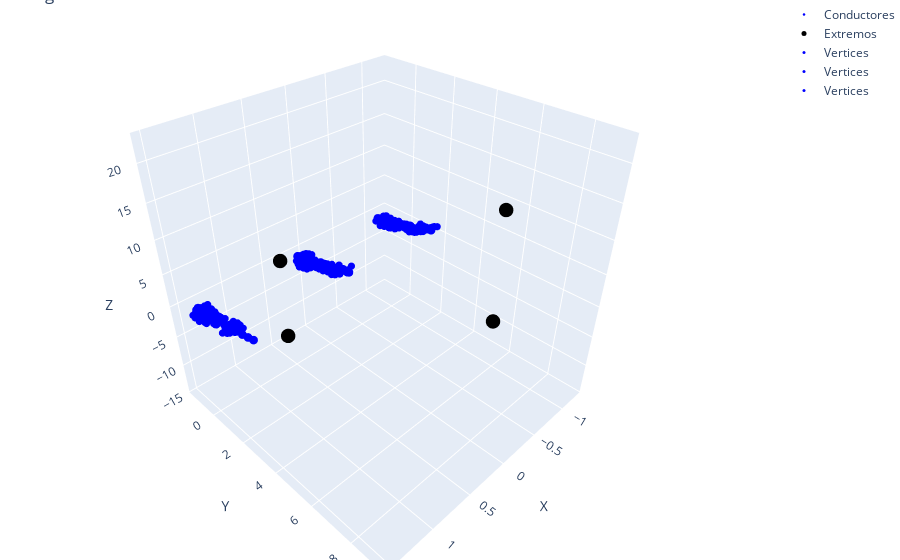
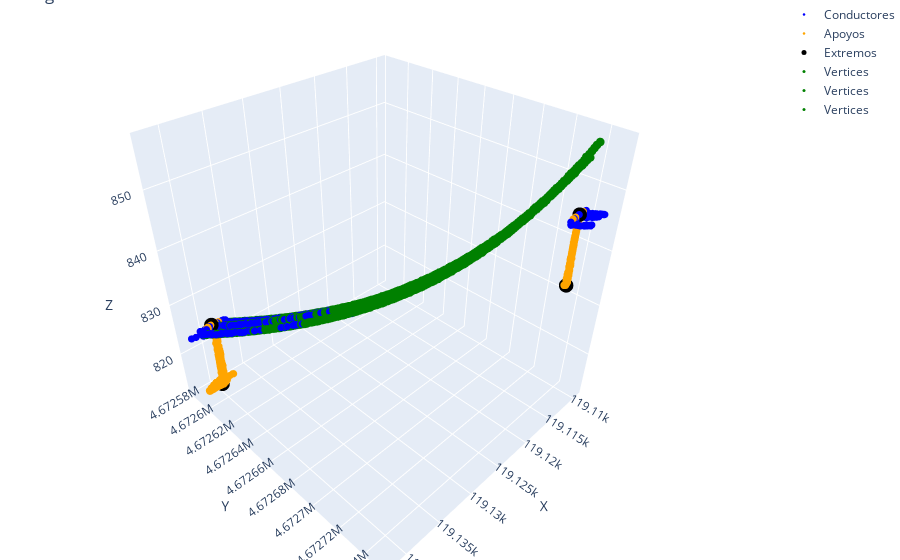
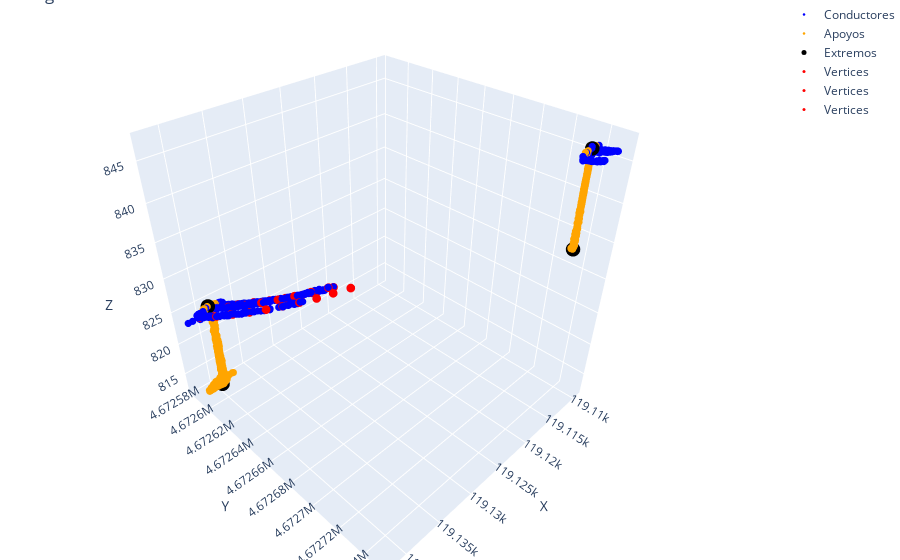

Write notebook code for charts like these, in order.
### Code cell
testing_pipeline(data, ["G_13645720_13645976"])

### Figure 1 — Plotly figure (JSON) as saved in the notebook; plotly's stock layout.template omitted (floating-point values rounded to 4 significant figures; data arrays with more than 128 entries replaced by an {"elided": "..."} marker saying what was removed)
{"data": [{"marker": {"color": "blue", "size": 2.5}, "mode": "markers", "name": "Conductores", "type": "scatter3d", "x": {"elided": "400 float values"}, "y": {"elided": "400 float values"}, "z": {"elided": "400 float values"}}, {"marker": {"color": "black", "size": 5}, "mode": "markers", "name": "Extremos", "type": "scatter3d", "x": [0.3273, 0.3273, 0.3273, 0.3273], "y": [9.207, 9.207, -1.434, -1.434], "z": [9.513, 22.44, -14.02, -0.2602]}, {"marker": {"color": "blue", "size": 3}, "mode": "markers", "name": "Vertices", "type": "scatter3d", "x": [1.35, 1.353, 1.36, 1.37, 1.383, 1.4, 1.42, 1.443, 1.47, 1.5], "y": [-1.43, -0.913, -0.3957, 0.1216, 0.6389, 1.156, 1.673, 2.191, 2.708, 3.225], "z": [-1.256, -0.9837, -0.6316, -0.1999, 0.3114, 0.9024, 1.573, 2.324, 3.154, 4.064]}, {"marker": {"color": "blue", "size": 3}, "mode": "markers", "name": "Vertices", "type": "scatter3d", "x": [0.1015, 0.1146, 0.1276, 0.1407, 0.1537, 0.1668, 0.1798, 0.1929], "y": [-1.388, -0.8704, -0.3523, 0.1658, 0.6839, 1.202, 1.72, 2.238], "z": [-0.7917, -0.4894, -0.1054, 0.3605, 0.9083, 1.538, 2.25, 3.044]}, {"marker": {"color": "blue", "size": 3}, "mode": "markers", "name": "Vertices", "type": "scatter3d", "x": [-1.129, -1.118, -1.107, -1.096, -1.085, -1.074, -1.063, -1.052], "y": [-1.424, -0.9226, -0.4216, 0.07936, 0.5803, 1.081, 1.582, 2.083], "z": [-1.234, -0.993, -0.6727, -0.2735, 0.2046, 0.7617, 1.398, 2.113]}], "layout": {"margin": {"b": 0, "l": 0, "r": 0, "t": 0}, "scene": {"xaxis": {"title": {"text": "X"}}, "yaxis": {"title": {"text": "Y"}}, "zaxis": {"title": {"text": "Z"}}}, "title": {"text": "good fit"}}}

### Figure 2 — Plotly figure (JSON) as saved in the notebook; plotly's stock layout.template omitted (floating-point values rounded to 4 significant figures; data arrays with more than 128 entries replaced by an {"elided": "..."} marker saying what was removed)
{"data": [{"marker": {"color": "blue", "size": 2.5}, "mode": "markers", "name": "Conductores", "type": "scatter3d", "x": {"elided": "634 float values"}, "y": {"elided": "634 float values"}, "z": {"elided": "634 float values"}}, {"marker": {"color": "orange", "size": 2.5}, "mode": "markers", "name": "Apoyos", "type": "scatter3d", "x": {"elided": "600 float values"}, "y": {"elided": "600 float values"}, "z": {"elided": "600 float values"}}, {"marker": {"color": "black", "size": 5}, "mode": "markers", "name": "Extremos", "type": "scatter3d", "x": [119100.0, 119100.0, 119100.0, 119100.0], "y": [4673000.0, 4673000.0, 4673000.0, 4673000.0], "z": [834.7, 846.9, 812.7, 825.6]}, {"marker": {"color": "green", "size": 3}, "mode": "markers", "name": "Vertices", "type": "scatter3d", "x": {"elided": "200 float values"}, "y": {"elided": "200 float values"}, "z": {"elided": "200 float values"}}, {"marker": {"color": "green", "size": 3}, "mode": "markers", "name": "Vertices", "type": "scatter3d", "x": {"elided": "200 float values"}, "y": {"elided": "200 float values"}, "z": {"elided": "200 float values"}}, {"marker": {"color": "green", "size": 3}, "mode": "markers", "name": "Vertices", "type": "scatter3d", "x": {"elided": "200 float values"}, "y": {"elided": "200 float values"}, "z": {"elided": "200 float values"}}], "layout": {"margin": {"b": 0, "l": 0, "r": 0, "t": 0}, "scene": {"xaxis": {"title": {"text": "X"}}, "yaxis": {"title": {"text": "Y"}}, "zaxis": {"title": {"text": "Z"}}}, "title": {"text": "good fit"}}}

### Figure 3 — Plotly figure (JSON) as saved in the notebook; plotly's stock layout.template omitted (floating-point values rounded to 4 significant figures; data arrays with more than 128 entries replaced by an {"elided": "..."} marker saying what was removed)
{"data": [{"marker": {"color": "blue", "size": 2.5}, "mode": "markers", "name": "Conductores", "type": "scatter3d", "x": {"elided": "634 float values"}, "y": {"elided": "634 float values"}, "z": {"elided": "634 float values"}}, {"marker": {"color": "orange", "size": 2.5}, "mode": "markers", "name": "Apoyos", "type": "scatter3d", "x": {"elided": "600 float values"}, "y": {"elided": "600 float values"}, "z": {"elided": "600 float values"}}, {"marker": {"color": "black", "size": 5}, "mode": "markers", "name": "Extremos", "type": "scatter3d", "x": [119100.0, 119100.0, 119100.0, 119100.0], "y": [4673000.0, 4673000.0, 4673000.0, 4673000.0], "z": [834.7, 846.9, 812.7, 825.6]}, {"marker": {"color": "red", "size": 3}, "mode": "markers", "name": "Vertices", "type": "scatter3d", "x": [119100.0, 119100.0, 119100.0, 119100.0, 119100.0, 119100.0, 119100.0, 119100.0, 119100.0, 119100.0], "y": [4673000.0, 4673000.0, 4673000.0, 4673000.0, 4673000.0, 4673000.0, 4673000.0, 4673000.0, 4673000.0, 4673000.0], "z": [824.6, 824.9, 825.2, 825.6, 826.1, 826.7, 827.3, 828.0, 828.8, 829.6]}, {"marker": {"color": "red", "size": 3}, "mode": "markers", "name": "Vertices", "type": "scatter3d", "x": [119100.0, 119100.0, 119100.0, 119100.0, 119100.0, 119100.0, 119100.0, 119100.0], "y": [4673000.0, 4673000.0, 4673000.0, 4673000.0, 4673000.0, 4673000.0, 4673000.0, 4673000.0], "z": [825.1, 825.4, 825.7, 826.2, 826.7, 827.3, 827.9, 828.7]}, {"marker": {"color": "red", "size": 3}, "mode": "markers", "name": "Vertices", "type": "scatter3d", "x": [119100.0, 119100.0, 119100.0, 119100.0, 119100.0, 119100.0, 119100.0, 119100.0], "y": [4673000.0, 4673000.0, 4673000.0, 4673000.0, 4673000.0, 4673000.0, 4673000.0, 4673000.0], "z": [824.7, 824.9, 825.2, 825.6, 826.0, 826.5, 827.1, 827.8]}], "layout": {"margin": {"b": 0, "l": 0, "r": 0, "t": 0}, "scene": {"xaxis": {"title": {"text": "X"}}, "yaxis": {"title": {"text": "Y"}}, "zaxis": {"title": {"text": "Z"}}}, "title": {"text": "good fit"}}}
